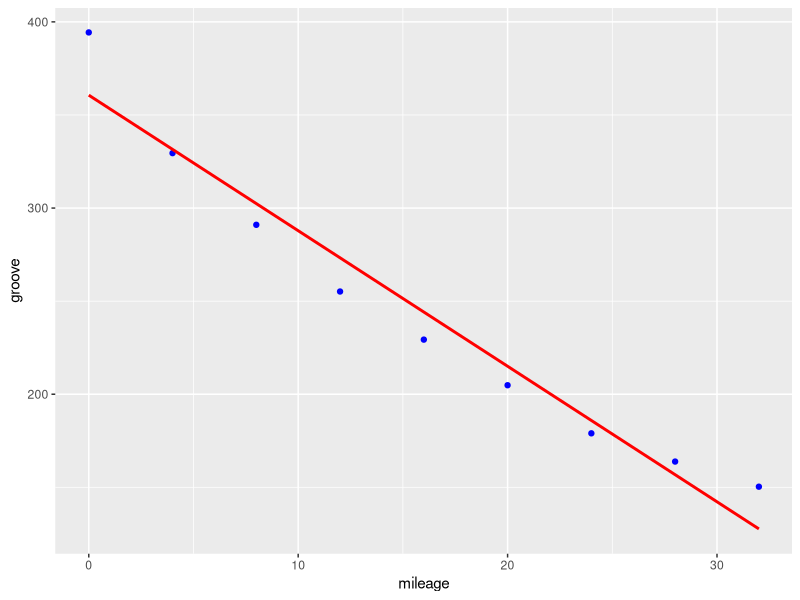
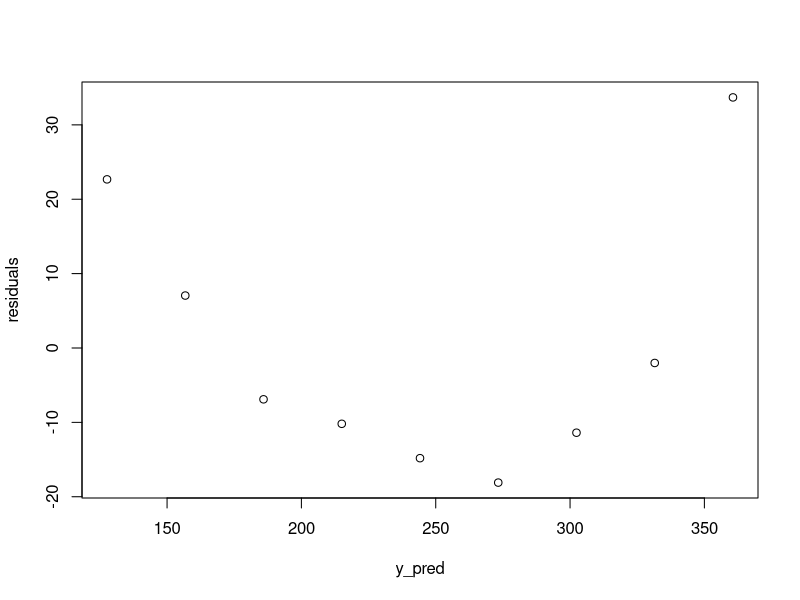
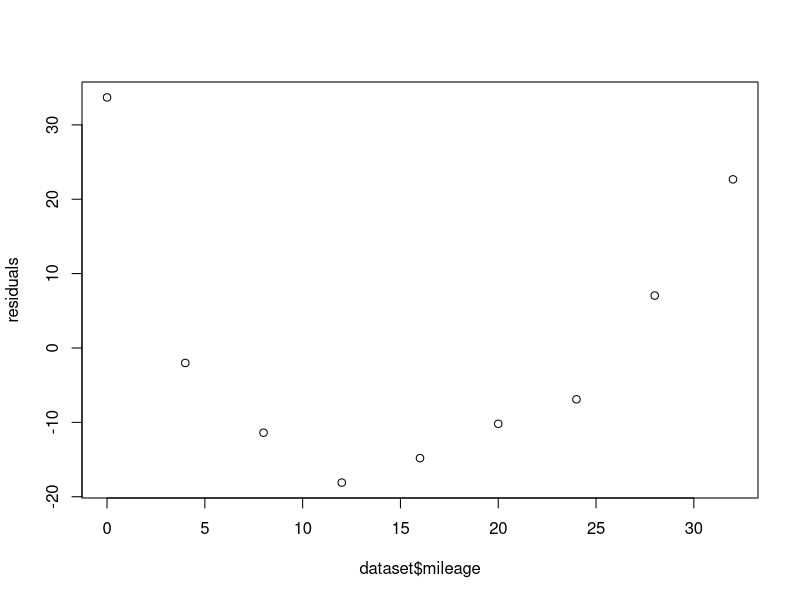

Reproduce these figures in R, in order.
setwd("D:\\Data science  notes\\Data To Be Shared Before Class\\SLR\\Problems in residual plots")
dataset=read.csv("treadwear.csv")
View(dataset)
names(dataset)

library(ggplot2)
ggplot(dataset,aes(mileage,groove))+geom_point(color='blue')+
  geom_smooth(method='lm',color='red',se=FALSE)

##model
regressor=lm(groove~mileage,dataset)
summary(regressor)

y_pred=predict(regressor,newdata = dataset)
residuals=resid(regressor)

##plot residuals vs fits plot
plot(y_pred,residuals)
##plot here,following a pattren--here it is non-ideal residuals.
##for ideal,the plot is random and horizontal pattern

##plot residuals vs predictor
plot(dataset$mileage,residuals)

